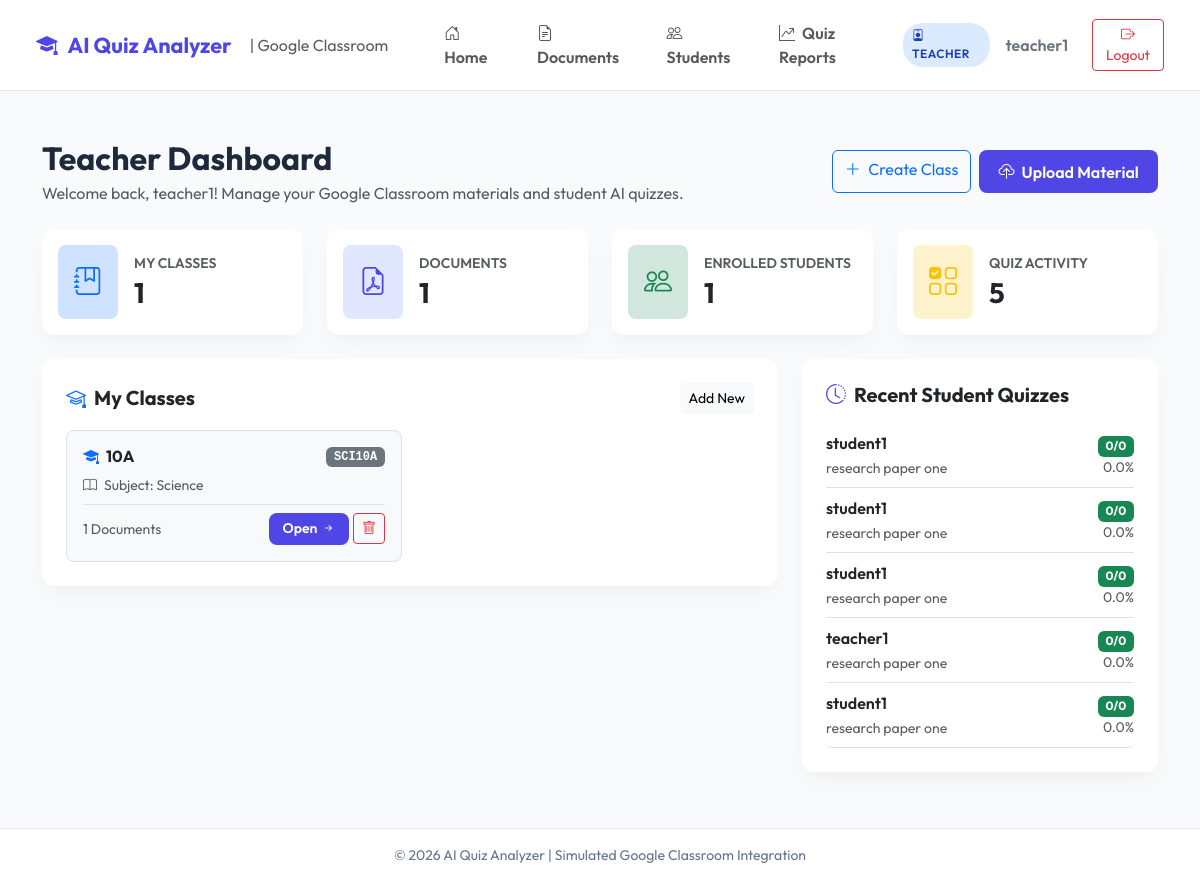
Page /teacher/dashboard/ (signed in) on the committed database.
### quiz_app/models.py (models this page shows, shortened)
class User(AbstractUser):
    ROLE_CHOICES = (
        ('TEACHER', 'Teacher'),
        ('STUDENT', 'Student'),
    )
    role = models.CharField(max_length=10, choices=ROLE_CHOICES, default='STUDENT')
    @property
    def is_teacher(self):
        return self.role == 'TEACHER'

class ClassRoom(models.Model):
    name = models.CharField(max_length=100)
    code = models.CharField(max_length=20, unique=True)
    subject = models.CharField(max_length=100)
    teacher = models.ForeignKey(User, on_delete=models.CASCADE, related_name='classes_created')
    created_at = models.DateTimeField(auto_now_add=True)

class QuizAttempt(models.Model):
    STATUS_CHOICES = (
        ('IN_PROGRESS', 'In Progress'),
        ('COMPLETED', 'Completed'),
    )
    student = models.ForeignKey(User, on_delete=models.CASCADE, related_name='quiz_attempts')
    document = models.ForeignKey(Document, on_delete=models.CASCADE, related_name='quiz_attempts')
    confirmed_page = models.IntegerField()
    confirmed_paragraph = models.IntegerField(default=1)
    confirmed_line = models.IntegerField(default=1)
    started_at = models.DateTimeField(auto_now_add=True)
    completed_at = models.DateTimeField(null=True, blank=True)
    questions_attempted = models.IntegerField(default=0)
    correct_answers = models.IntegerField(default=0)
    wrong_answers = models.IntegerField(default=0)
    score = models.CharField(max_length=20, default='0/0')
    percentage = models.FloatField(default=0.0)
    status = models.CharField(max_length=20, choices=STATUS_CHOICES, default='IN_PROGRESS')
    class Meta:
        ordering = ['-started_at']

class Document(models.Model):
    FILE_TYPE_CHOICES = (
        ('PDF', 'PDF Document'),
        ('PPT', 'PPT Presentation'),
        ('PPTX', 'PPTX Presentation'),
    )
    STATUS_CHOICES = (
        ('PENDING', 'Pending Processing'),
        ('PROCESSING', 'Processing'),
        ('COMPLETED', 'AI Analysis Completed'),
        ('FAILED', 'Processing Failed'),
    )
    classroom = models.ForeignKey(ClassRoom, on_delete=models.CASCADE, related_name='documents')
    title = models.CharField(max_length=255)
    file = models.FileField(upload_to='documents/', null=True, blank=True)
    file_type = models.CharField(max_length=10, choices=FILE_TYPE_CHOICES, default='PDF')
    total_pages = models.IntegerField(default=0)
    upload_date = models.DateTimeField(auto_now_add=True)
    processing_status = models.CharField(max_length=20, choices=STATUS_CHOICES, default='PENDING')

### quiz_app/views.py (the view)
# urls.py: path('teacher/dashboard/', views.teacher_dashboard, name='teacher_dashboard'),
@login_required
def teacher_dashboard(request):
    if not request.user.is_teacher:
        return redirect('student_dashboard')
    classes = ClassRoom.objects.filter(teacher=request.user)
    documents = Document.objects.filter(classroom__teacher=request.user)
    recent_attempts = QuizAttempt.objects.filter(document__classroom__teacher=request.user)[:5]
    total_students = Enrollment.objects.filter(classroom__teacher=request.user).values('student').distinct().count()
    context = {
        'classes': classes,
        'documents': documents,
        'recent_attempts': recent_attempts,
        'total_students': total_students,
    }
    return render(request, 'teacher/dashboard.html', context)

### templates/teacher/dashboard.html (shortened to what this page needs)
{% extends 'base.html' %}
{% block content %}
<div class="container">
    <div class="d-flex justify-content-between align-items-center mb-4">
        <div>
            <h2 class="fw-bold mb-1">Teacher Dashboard</h2>
            <p class="text-muted mb-0">Welcome back, {{ user.username }}! Manage your Google Classroom materials and student AI quizzes.</p>
        </div>
        <div class="d-flex gap-2">
            <a href="{% url 'create_class' %}" class="btn btn-outline-primary">
                <i class="bi bi-plus-lg me-1"></i> Create Class
            </a>
            <a href="{% url 'upload_document' %}" class="btn btn-purple">
                <i class="bi bi-cloud-upload me-1"></i> Upload Material
            </a>
        </div>
    </div>
    <div class="row g-4 mb-4">
        <div class="col-md-3">
            <div class="card card-custom p-3 border-0">
                <div class="d-flex align-items-center">
                    <div class="p-3 bg-primary-subtle text-primary rounded-3 me-3">
                        <i class="bi bi-journal-bookmark fs-3"></i>
                    </div>
                    <div>
                        <h6 class="text-muted mb-1 small text-uppercase fw-semibold">My Classes</h6>
                        <h3 class="fw-bold mb-0">{{ classes.count }}</h3>
                    </div>
                </div>
            </div>
        </div>
        <div class="col-md-3">
            <div class="card card-custom p-3 border-0">
                <div class="d-flex align-items-center">
                    <div class="p-3 bg-indigo-subtle text-indigo rounded-3 me-3" style="background: #e0e7ff; color: #4f46e5;">
                        <i class="bi bi-file-earmark-pdf fs-3"></i>
                    </div>
                    <div>
                        <h6 class="text-muted mb-1 small text-uppercase fw-semibold">Documents</h6>
                        <h3 class="fw-bold mb-0">{{ documents.count }}</h3>
                    </div>
                </div>
            </div>
        </div>
        <div class="col-md-3">
            <div class="card card-custom p-3 border-0">
                <div class="d-flex align-items-center">
                    <div class="p-3 bg-success-subtle text-success rounded-3 me-3">
                        <i class="bi bi-people fs-3"></i>
                    </div>
                    <div>
                        <h6 class="text-muted mb-1 small text-uppercase fw-semibold">Enrolled Students</h6>
                        <h3 class="fw-bold mb-0">{{ total_students }}</h3>
                    </div>
                </div>
            </div>
        </div>
        <div class="col-md-3">
            <div class="card card-custom p-3 border-0">
                <div class="d-flex align-items-center">
                    <div class="p-3 bg-warning-subtle text-warning rounded-3 me-3">
                        <i class="bi bi-ui-checks-grid fs-3"></i>
                    </div>
                    <div>
                        <h6 class="text-muted mb-1 small text-uppercase fw-semibold">Quiz Activity</h6>
                        <h3 class="fw-bold mb-0">{{ recent_attempts.count }}</h3>
                    </div>
                </div>
            </div>
        </div>
    </div>
    <div class="row g-4 mb-4">
        <div class="col-lg-8">
            <div class="card card-custom p-4 border-0">
                <div class="d-flex justify-content-between align-items-center mb-3">
                    <h5 class="fw-bold mb-0"><i class="bi bi-mortarboard text-primary me-2"></i>My Classes</h5>
                    <a href="{% url 'create_class' %}" class="btn btn-sm btn-light">Add New</a>
                </div>
                {% if classes %}
                    <div class="row g-3">
                        {% for c in classes %}
                        <div class="col-md-6">
                            <div class="p-3 border rounded-3 bg-light position-relative">
                                <div class="d-flex justify-content-between align-items-start mb-2">
                                    <a href="{% url 'class_detail' c.id %}" class="text-decoration-none text-dark">
                                        <h6 class="fw-bold text-dark mb-0 hover-primary"><i class="bi bi-mortarboard-fill text-primary me-1"></i> {{ c.name }}</h6>
                                    </a>
                                    <span class="badge bg-secondary font-monospace">{{ c.code }}</span>
                                </div>
                                <p class="text-muted small mb-2"><i class="bi bi-book me-1"></i> Subject: {{ c.subject }}</p>
                                <div class="d-flex justify-content-between align-items-center border-top pt-2">
                                    <span class="small text-muted">{{ c.documents.count }} Documents</span>
                                    <div class="d-flex gap-1">
                                        <a href="{% url 'class_detail' c.id %}" class="btn btn-sm btn-purple">
                                            Open <i class="bi bi-arrow-right-short"></i>
                                        </a>
                                        <form method="post" action="{% url 'delete_class' c.id %}" class="d-inline" onsubmit="return confirm('Delete class {{ c.name }}?');">
                                            <button type="submit" class="btn btn-sm btn-outline-danger" title="Delete Class">
                                                <i class="bi bi-trash"></i>
                                            </button>
                                        </form>
                                    </div>
                                </div>
                            </div>
                        </div>
                        {% endfor %}
                    </div>
                {% else %}
                    <div class="text-center py-4 text-muted">
                        <i class="bi bi-journal-x fs-1 mb-2 d-block text-secondary"></i>
                        <p class="mb-2">No classes created yet.</p>
                        <a href="{% url 'create_class' %}" class="btn btn-sm btn-primary">Create Your First Class</a>
                    </div>
                {% endif %}
            </div>
        </div>
        <div class="col-lg-4">
            <div class="card card-custom p-4 border-0">
                <h5 class="fw-bold mb-3"><i class="bi bi-clock-history text-indigo me-2" style="color: #4f46e5;"></i>Recent Student Quizzes</h5>
                {% if recent_attempts %}
                    <ul class="list-group list-group-flush">
                        {% for attempt in recent_attempts %}
                        <li class="list-group-item px-0 py-2 border-0 border-bottom">
                            <div class="d-flex justify-content-between align-items-center">
                                <div>
                                    <p class="mb-0 fw-semibold text-dark">{{ attempt.student.username }}</p>
                                    <span class="small text-muted">{{ attempt.document.title }}</span>
                                </div>
                                <div class="text-end">
                                    <span class="badge bg-success">{{ attempt.score }}</span>
                                    <div class="small text-muted">{{ attempt.percentage }}%</div>
                                </div>
                            </div>
                        </li>
                        {% endfor %}
                    </ul>
                {% else %}
                    <p class="text-muted small mb-0">No quiz attempts recorded yet.</p>
                {% endif %}
            </div>
        </div>
    </div>
</div>
{% endblock %}

### templates/base.html (shortened to what this page needs)
<!DOCTYPE html>
<html lang="en">
<head>
    <link href="https://cdn.jsdelivr.net/npm/bootstrap@5.3.2/dist/css/bootstrap.min.css" rel="stylesheet">
    <link rel="stylesheet" href="https://cdn.jsdelivr.net/npm/bootstrap-icons@1.11.1/font/bootstrap-icons.css">
</head>
<body>
    <nav class="navbar navbar-expand-lg navbar-classroom sticky-top">
        <div class="container-fluid">
            <a class="navbar-brand brand-logo" href="{% url 'dashboard' %}">
                <i class="bi bi-mortarboard-fill"></i> AI Quiz Analyzer
                <span class="fs-6 text-muted fw-normal ms-2 d-none d-md-inline">| Google Classroom</span>
            </a>
            <div class="collapse navbar-collapse" id="navbarNav">
                {% if user.is_authenticated %}
                <ul class="navbar-nav me-auto ms-lg-4 mb-2 mb-lg-0">
                    <li class="nav-item">
                        <a class="nav-link fw-semibold px-3" href="{% url 'dashboard' %}"><i class="bi bi-house-door me-1"></i> Home</a>
                    </li>
                    {% if user.is_teacher %}
                        <li class="nav-item">
                            <a class="nav-link fw-semibold px-3" href="{% url 'teacher_document_list' %}"><i class="bi bi-file-earmark-text me-1"></i> Documents</a>
                        </li>
                        <li class="nav-item">
                            <a class="nav-link fw-semibold px-3" href="{% url 'teacher_student_list' %}"><i class="bi bi-people me-1"></i> Students</a>
                        </li>
                        <li class="nav-item">
                            <a class="nav-link fw-semibold px-3" href="{% url 'teacher_reports' %}"><i class="bi bi-graph-up-arrow me-1"></i> Quiz Reports</a>
                        </li>
                    {% endif %}
                </ul>
                <div class="d-flex align-items-center gap-3">
                    <span class="badge-role {% if user.is_teacher %}badge-teacher{% else %}badge-student{% endif %}">
                        <i class="bi {% if user.is_teacher %}bi-person-badge{% else %}bi-backpack{% endif %} me-1"></i>
                        {{ user.get_role_display }}
                    </span>
                    <span class="fw-semibold text-secondary">{{ user.username }}</span>
                    <a href="{% url 'logout' %}" class="btn btn-outline-danger btn-sm ms-2">
                        <i class="bi bi-box-arrow-right"></i> Logout
                    </a>
                </div>
                {% endif %}
            </div>
        </div>
    </nav>
    <div class="content-container">
        {% block content %}{% endblock %}
    </div>
    <footer class="text-center">
        <div class="container">
            <p class="mb-0">&copy; 2026 AI Quiz Analyzer | Simulated Google Classroom Integration</p>
        </div>
    </footer>
</body>
</html>

### templates/base.html (style rules this page uses)
:root { --primary-purple: #4f46e5; --primary-hover: #4338ca; --secondary-purple: #818cf8; --accent-purple: #e0e7ff; --bg-light: #f8fafc; --card-shadow: 0 10px 25px -5px rgba(0, 0, 0, 0.05), 0 8px 10px -6px rgba(0, 0, 0, 0.01); }
body { font-family: 'Outfit', sans-serif; background-color: var(--bg-light); color: #1e293b; min-height: 100vh; display: flex; flex-direction: column; }
.navbar-classroom { background: #ffffff; border-bottom: 1px solid #e2e8f0; box-shadow: 0 2px 4px rgba(0,0,0,0.02); padding: 0.8rem 1.5rem; }
.brand-logo { font-weight: 700; color: var(--primary-purple); font-size: 1.35rem; display: flex; align-items: center; gap: 10px; }
.badge-role { font-size: 0.75rem; font-weight: 600; padding: 0.35em 0.75em; border-radius: 20px; text-transform: uppercase; letter-spacing: 0.5px; }
.badge-teacher { background-color: #dbeafe; color: #1e40af; }
.btn-purple { background-color: var(--primary-purple); color: #ffffff; font-weight: 600; border-radius: 8px; padding: 0.6rem 1.2rem; border: none; transition: all 0.2s ease-in-out; }
.btn-purple.btn-sm { padding: 0.38rem 0.85rem; font-size: 0.875rem; line-height: 1.4; display: inline-flex; align-items: center; justify-content: center; gap: 0.25rem; }
.card-custom { border: 1px solid #e2e8f0; border-radius: 12px; background: #ffffff; box-shadow: var(--card-shadow); transition: transform 0.2s, box-shadow 0.2s; }
.content-container { flex: 1; padding: 2rem 0; }
footer { background: #ffffff; border-top: 1px solid #e2e8f0; padding: 1rem 0; font-size: 0.875rem; color: #64748b; }

### rows in the picture
User: role "TEACHER", username "teacher1"
ClassRoom: name "10A", code "SCI10A", subject "Science", documents.count "1"
QuizAttempt: student.username "student1", document "research paper one", score "0/0", percentage "0.0"
QuizAttempt: student.username "student1", document "research paper one", score "0/0", percentage "0.0"
QuizAttempt: student.username "student1", document "research paper one", score "0/0", percentage "0.0"
QuizAttempt: student.username "teacher1", document "research paper one", score "0/0", percentage "0.0"
QuizAttempt: student.username "student1", document "research paper one", score "0/0", percentage "0.0"

### other values in the picture
{{ classes.count }} "1"
{{ documents.count }} "1"
{{ total_students }} "1"
{{ recent_attempts.count }} "5"
